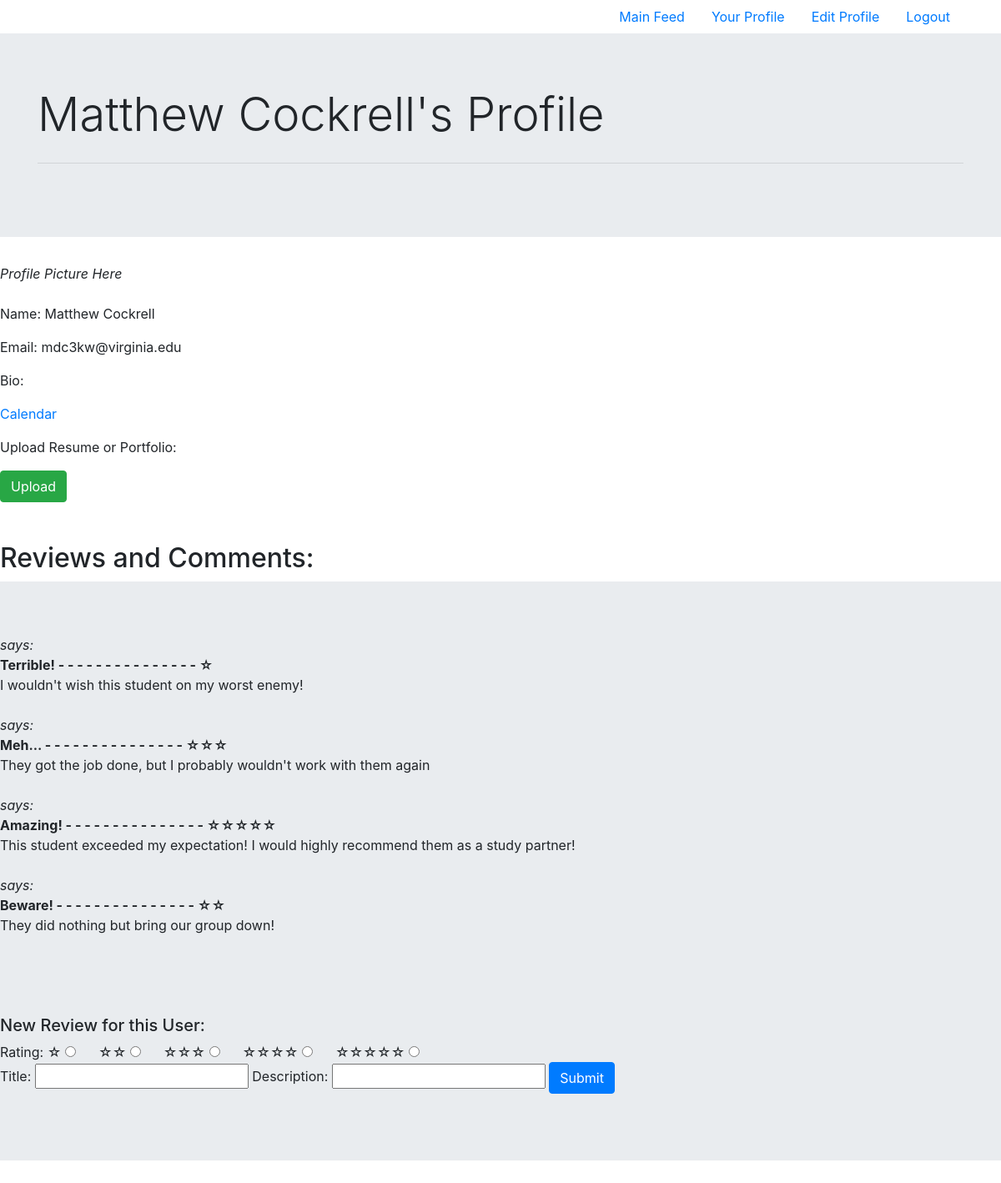
Before: /profile/mdc3kw with the older database file.
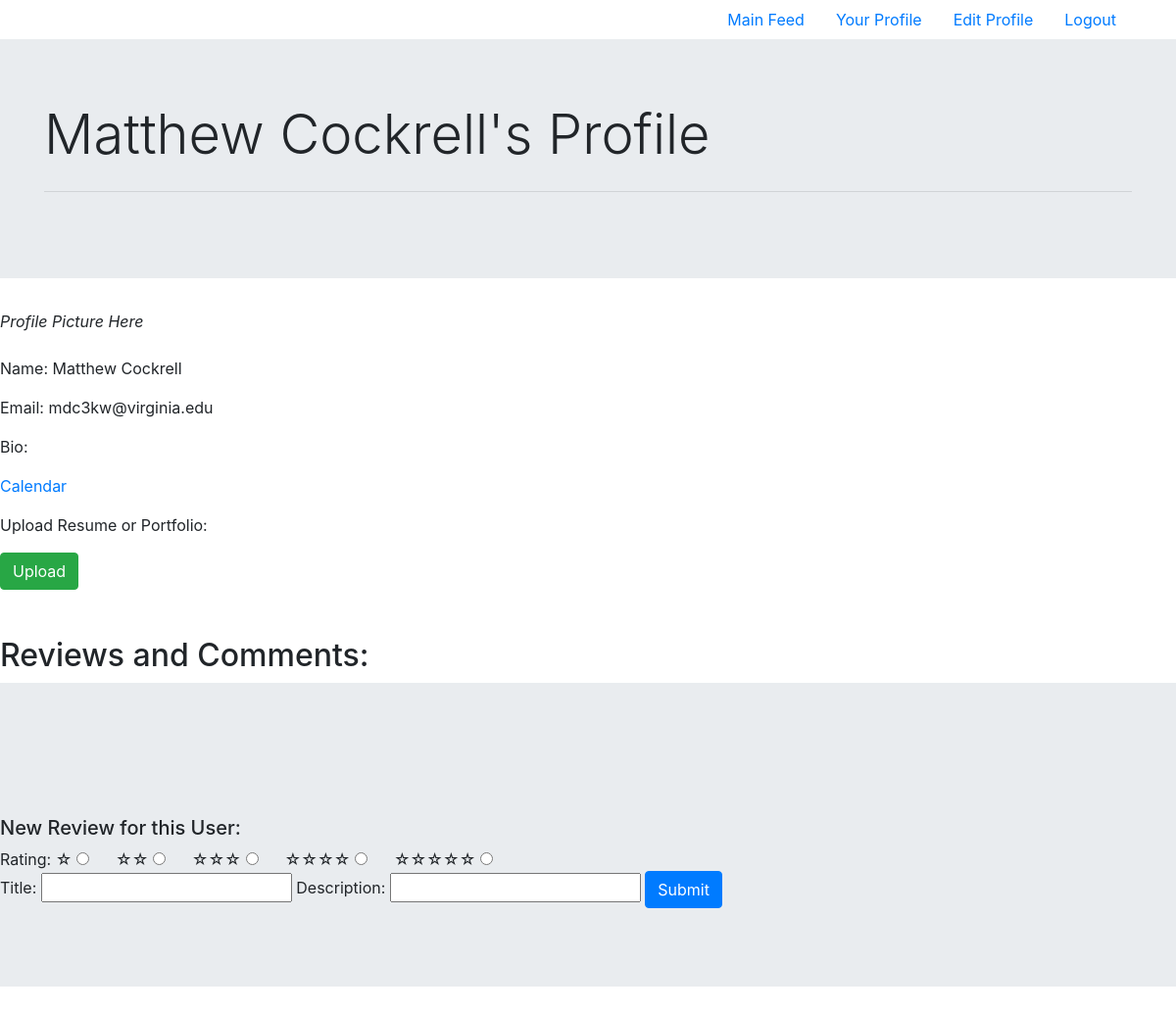
After: the same page with the newer database file.
### login/models.py (models this page shows, shortened)
class Profile(models.Model):
    user = models.OneToOneField(User, on_delete=models.CASCADE)
    first_name = models.CharField(max_length=50, default='')
    last_name = models.CharField(max_length=50, default='')
    graduation_year = models.PositiveSmallIntegerField(default=2000)
    major = models.CharField(max_length=100, choices=UVA_MAJOR_CHOICES, default='Undeclared')
    computing_id = models.CharField(max_length=7, default = '')

class Comment(models.Model):
    computing_id = models.CharField(max_length=7, default = '')
    comment_title = models.CharField(max_length = 500, default = '')
    comment_descr = models.TextField(null=True)
    rating = models.CharField(max_length = 10, default = 'one')

### pages/views.py (the view, shortened to what this page needs)
# urls.py: path(r'profile/<str:computing_id>', views.profile_page, name='profile_page'),
def profile_page(request, computing_id):
    comp = computing_id
    profile = Profile.objects.filter(computing_id = comp)
    comments = Comment.objects.filter(computing_id = comp)
    context = {
        "users" : profile,
        "comments" : comments
        }
    try:
        title = request.POST['title']
        description = request.POST['description']
        stars = request.POST['rating']
    except(KeyError):
        return render(request, 'pages/profile.html', context)
    else:
        comment = Comment(computing_id = comp, comment_title = title, comment_descr = description, rating = stars)
        comment.save()

### pages/templates/pages/profile.html (shortened to what this page needs)
{% extends 'pages/authenticated.html' %} {% load static %} {% block pagename %}Profile{% endblock %} {% block content %}
{% load crispy_forms_tags %}
<div>
	<div class="jumbotron jumbotron-fluid">
		<div class="container">
			<h1 class="display-4">
				{% for user in users %} {{user.first_name}} {{user.last_name}}'s Profile
				<br>
			</h1>
			<hr class="my-4">
		</div>
	</div>
	<div>
		<section>
			<i>Profile Picture Here </i>
			<br>
			<br>
			<p>Name: {{user.first_name}} {{user.last_name}}</p>
			<p>Email: {{user.computing_id}}@virginia.edu</p>
			<p>Bio: </p>
			<p><a href="https://skilletz-app.herokuapp.com/availability">Calendar</a></p>
			<p>Upload Resume or Portfolio: </p>
			<button type="submit" class="btn btn-success">Upload</button>
		</section>
	</div>
</div>
<br>
<br>
<section>
	<H2 class="display-6"> Reviews and Comments: </H2>
	<div class="jumbotron jumbotron-fluid">
		<div="container">
			{% for comment in comments %}
			<i> {{request.user.profile.first_name}} says:</i>
			<br>
			<b>{{comment.comment_title}} - - - - - - - - - - - - - - - {{comment.rating}}</b>
			<br> {{comment.comment_descr}}
			<br>
			<br> {%endfor%}
			<br>
			<br>
			<br>
			<H5 class="display-6"> New Review for this User: </H5>
			<form action="{% url 'pages:profile_page' user.computing_id %}" method="post">
				{% csrf_token %} Rating: ☆
				<input type="radio" name="rating" value="☆"> &nbsp;&nbsp;&nbsp;&nbsp;&nbsp;☆☆
				<input type="radio" name="rating" value="☆☆"> &nbsp;&nbsp;&nbsp;&nbsp;&nbsp;☆☆☆
				<input type="radio" name="rating" value="☆☆☆"> &nbsp;&nbsp;&nbsp;&nbsp;&nbsp;☆☆☆☆
				<input type="radio" name="rating" value="☆☆☆☆"> &nbsp;&nbsp;&nbsp;&nbsp;&nbsp;☆☆☆☆☆
				<input type="radio" name="rating" value="☆☆☆☆☆">
				<br> Title:
				<input type="text" name="title">
				<label for="title" Comment.comment_title</label>
					Description:
					<input type="text" name="description">
					<label for="description" Comment.comment_descr</label>
						<button type="submit" class="btn btn-primary">Submit</button>
			</form>
	</div>
</section>
{%endfor%} {% endblock %}

### pages/templates/pages/authenticated.html
{% extends 'pages/base.html' %} {% block pagecontent %}
<div>
	<div class="container">
		<ul class="nav justify-content-end">
			<li class="nav-item">
				<a class="nav-link" href="{% url 'pages:feed' %}">Main Feed</a>
			</li>
			<li class="nav-item">
				<a class="nav-link" href="{% url 'pages:profile' %}/{{request.user.profile.computing_id}}">Your Profile</a>
			</li>
			<li class="nav-item">
				<a class="nav-link" href="{% url 'pages:edit_profile' %}">Edit Profile</a>
			</li>
			<li class="nav-item">
				<a class="nav-link" href="{% url 'login:logout' %}">Logout</a>
			</li>
		</ul>
	</div>
</div>
{% block content %} {% endblock %} {% endblock %}

### pages/templates/pages/base.html (shortened to what this page needs)
{% load static %}
<!DOCTYPE html>
<html>
	<head>
		<link rel="stylesheet" href="https://stackpath.bootstrapcdn.com/bootstrap/4.3.1/css/bootstrap.min.css">
		<link rel="stylesheet" type="text/css" href="{% static 'pages/style.css' %}">
	</head>
	<body>
		{% block pagecontent %}{% endblock%}
	</body>
<html>

Changed rows visible on the page:
removed Comment: comment_title "Terrible!", rating "☆", comment_descr "I wouldn't wish this student on my worst enemy!"
removed Comment: comment_title "Meh...", rating "☆☆☆", comment_descr "They got the job done, but I probably wouldn't work with them again"
removed Comment: comment_title "Amazing!", rating "☆☆☆☆☆", comment_descr "This student exceeded my expectation! I would highly recommend them as a study partner!"
removed Comment: comment_title "Beware!", rating "☆☆", comment_descr "They did nothing but bring our group down!"
